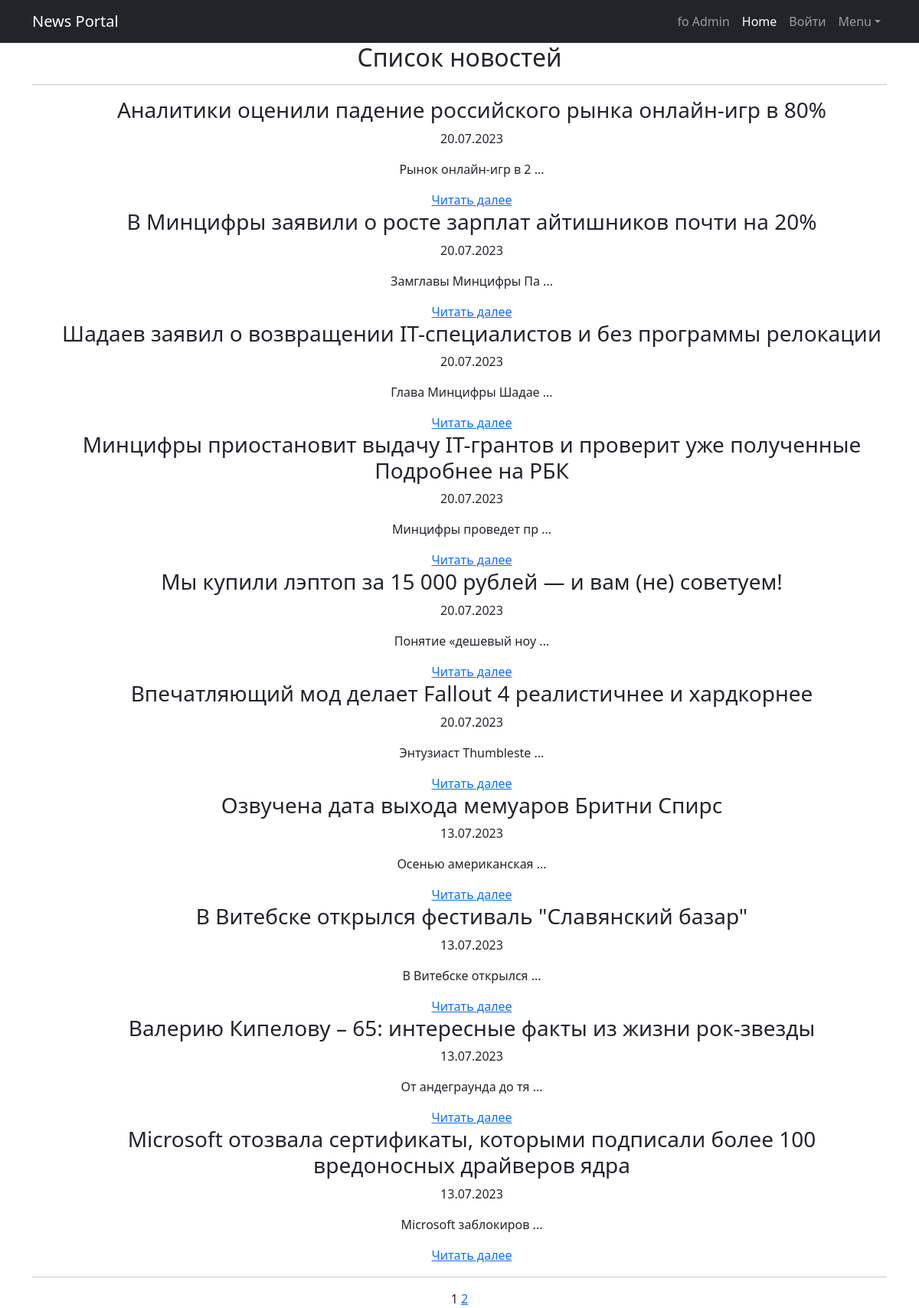
Page /news/ on the committed database.
### news/models.py (models this page shows, shortened)
class Post(models.Model):
    ARTICLE = 'AR'
    NEWS = 'NW'
    CATEGOY_CHOICES = (
        ('AR', 'Статья'),
        ('NW', 'Новость'),
    )
    author = models.ForeignKey(Author, on_delete=models.CASCADE)  # Поле Автор
    type = models.CharField(max_length=2, choices=CATEGOY_CHOICES, default=ARTICLE)  # Поле выбора новость / статья
    creationDate = models.DateTimeField(auto_now_add=True)  # Авто добавление даты создания
    postCategory = models.ManyToManyField(Category, through='PostCategory')
    title = models.CharField(max_length=128)
    content = models.TextField()
    rating = models.SmallIntegerField(default=0)

### news/views.py (the view)
# urls.py: path('news/', NewsList.as_view(), name='news_list'),  # URL-шаблон для списка новостей
class NewsList(ListView):
    paginate_by = 10
    model = Post
    template_name = 'news/news_list.html'
    context_object_name = 'news'
    def get_queryset(self):
        queryset = super().get_queryset().filter(type='NW')
        return queryset.order_by('-creationDate')

### news/templates/news/news_list.html (shortened to what this page needs)
{% extends 'flatpages/default.html' %}
{% load cenzura %}
{% block content %}
    <h2>Список новостей</h2>
<hr />
    <ul>
        {% for post in news %}
            <h3>{{ post.title|censor }}</h3>
            <p>{{ post.creationDate|date:"d.m.Y" }}</p>
            <p>{{ post.content|censor|slice:":20" }} {{"..."}}</p>
            <a href="{% url 'news:news_detail' post.id %}">Читать далее</a>
        {% endfor %}
    </ul>
<hr />
    {{ page_obj.number }}
    {% if page_obj.has_next %}
        <a href="?page={{ page_obj.next_page_number }}">{{ page_obj.next_page_number }}</a>
    {% endif %}
{% endblock %}

### rows in the picture
Post: title|censor "Аналитики оценили падение российского рынка онлайн-игр в 80%", creationDate "20.07.2023", content|censor "Рынок онлайн-игр в 2", value "..."
Post: title|censor "В Минцифры заявили о росте зарплат айтишников почти на 20%", creationDate "20.07.2023", content|censor "Замглавы Минцифры Па", value "..."
Post: title|censor "Шадаев заявил о возвращении IT-специалистов и без программы релокации", creationDate "20.07.2023", content|censor "Глава Минцифры Шадае", value "..."
Post: title|censor "Минцифры приостановит выдачу IT-грантов и проверит уже полученные Подробнее на РБК", creationDate "20.07.2023", content|censor "Минцифры проведет пр", value "..."
Post: title|censor "Мы купили лэптоп за 15 000 рублей — и вам (не) советуем!", creationDate "20.07.2023", content|censor "Понятие «дешевый ноу", value "..."
Post: title|censor "Впечатляющий мод делает Fallout 4 реалистичнее и хардкорнее", creationDate "20.07.2023", content|censor "Энтузиаст Thumbleste", value "..."
Post: title|censor "Озвучена дата выхода мемуаров Бритни Спирс", creationDate "13.07.2023", content|censor "Осенью американская", value "..."
Post: title|censor "В Витебске открылся фестиваль \"Славянский базар\"", creationDate "13.07.2023", content|censor "В Витебске открылся", value "..."
Post: title|censor "Валерию Кипелову – 65: интересные факты из жизни рок-звезды", creationDate "13.07.2023", content|censor "От андеграунда до тя", value "..."
Post: title|censor "Microsoft отозвала сертификаты, которыми подписали более 100 вредоносных драйверов ядра", creationDate "13.07.2023", content|censor "Microsoft заблокиров", value "..."

### other values in the picture
{{ page_obj.number }} "1"
{{ page_obj.next_page_number }} "2"
